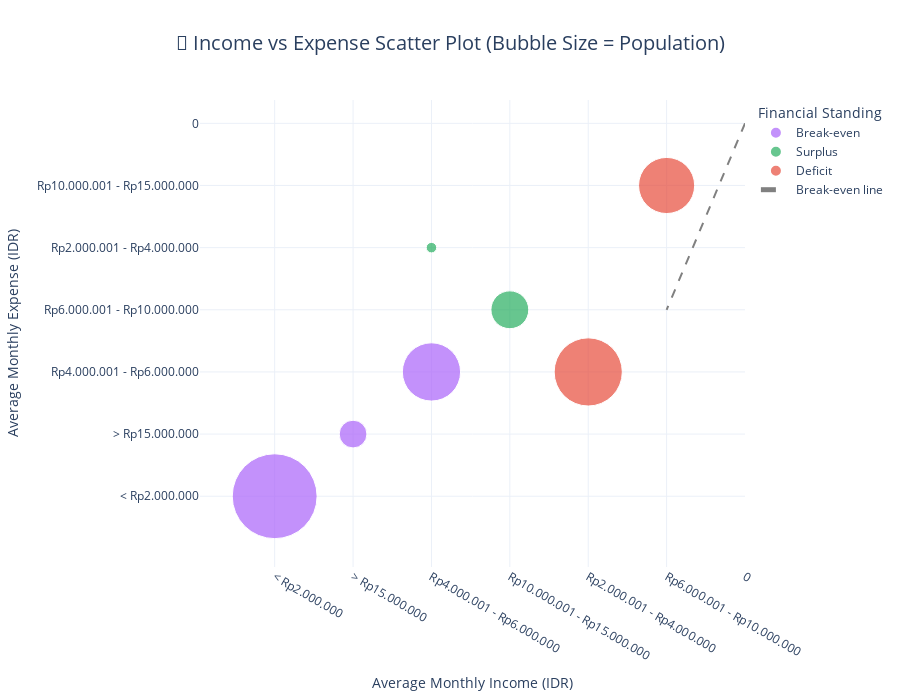

Notebook code cell kept with this figure:
### Markdown cell above
### 4.4 Bonus Alternative: Scatter Plot with Bubble Size

**Why Use This:**
- Shows actual numerical values (not just categories)
- Bubble size = count of people
- Can add financial standing as color
- Great for spotting outliers and trends

### Code cell
# Aggregate data for scatter plot
scatter_data = df.groupby(['avg_monthly_income', 'avg_monthly_expense', 'financial_standing']).size().reset_index(name='count')

# Create scatter plot
fig = px.scatter(
    scatter_data,
    x='avg_monthly_income',
    y='avg_monthly_expense',
    size='count',
    color='financial_standing',
    title='💎 Income vs Expense Scatter Plot (Bubble Size = Population)',
    labels={
        'avg_monthly_income': 'Average Monthly Income (IDR)',
        'avg_monthly_expense': 'Average Monthly Expense (IDR)',
        'count': 'Number of People'
    },
    color_discrete_map={
        'Surplus': '#27ae60',
        'Balance': '#f39c12', 
        'Deficit': '#e74c3c'
    },
    size_max=60,
    hover_data={'count': True}
)

# Add diagonal line (expense = income)
max_val = max(scatter_data['avg_monthly_income'].max(), scatter_data['avg_monthly_expense'].max())
fig.add_trace(go.Scatter(
    x=[0, max_val],
    y=[0, max_val],
    mode='lines',
    name='Break-even line',
    line=dict(dash='dash', color='gray', width=2),
    showlegend=True
))

fig.update_layout(
    title_x=0.5,
    title_font_size=20,
    height=700,
    template='plotly_white',
    legend=dict(title='Financial Standing')
)

fig.show()

print("\n✅ Scatter plot created successfully!")
print("\n💡 Interpretation:")
print("   - Points ABOVE diagonal = Spending more than earning (Deficit)")
print("   - Points ON diagonal = Balanced budget")
print("   - Points BELOW diagonal = Earning more than spending (Surplus)")
print("   - Larger bubbles = more people in that income-expense combination")

### Figure 1 — Plotly figure (JSON) as saved in the notebook; plotly's stock layout.template omitted (floating-point values rounded to 4 significant figures)
{"data": [{"customdata": [[327], [35], [154]], "hovertemplate": "financial_standing=Break-even<br>Average Monthly Income (IDR)=%{x}<br>Average Monthly Expense (IDR)=%{y}<br>Number of People=%{customdata[0]}<extra></extra>", "legendgroup": "Break-even", "marker": {"color": "#ab63fa", "size": [327, 35, 154], "sizemode": "area", "sizeref": 0.09083, "symbol": "circle"}, "mode": "markers", "name": "Break-even", "orientation": "v", "showlegend": true, "type": "scatter", "x": ["< Rp2.000.000", "> Rp15.000.000", "Rp4.000.001 - Rp6.000.000"], "xaxis": "x", "y": ["< Rp2.000.000", "> Rp15.000.000", "Rp4.000.001 - Rp6.000.000"], "yaxis": "y"}, {"customdata": [[65], [5]], "hovertemplate": "financial_standing=Surplus<br>Average Monthly Income (IDR)=%{x}<br>Average Monthly Expense (IDR)=%{y}<br>Number of People=%{customdata[0]}<extra></extra>", "legendgroup": "Surplus", "marker": {"color": "#27ae60", "size": [65, 5], "sizemode": "area", "sizeref": 0.09083, "symbol": "circle"}, "mode": "markers", "name": "Surplus", "orientation": "v", "showlegend": true, "type": "scatter", "x": ["Rp10.000.001 - Rp15.000.000", "Rp4.000.001 - Rp6.000.000"], "xaxis": "x", "y": ["Rp6.000.001 - Rp10.000.000", "Rp2.000.001 - Rp4.000.000"], "yaxis": "y"}, {"customdata": [[211], [143]], "hovertemplate": "financial_standing=Deficit<br>Average Monthly Income (IDR)=%{x}<br>Average Monthly Expense (IDR)=%{y}<br>Number of People=%{customdata[0]}<extra></extra>", "legendgroup": "Deficit", "marker": {"color": "#e74c3c", "size": [211, 143], "sizemode": "area", "sizeref": 0.09083, "symbol": "circle"}, "mode": "markers", "name": "Deficit", "orientation": "v", "showlegend": true, "type": "scatter", "x": ["Rp2.000.001 - Rp4.000.000", "Rp6.000.001 - Rp10.000.000"], "xaxis": "x", "y": ["Rp4.000.001 - Rp6.000.000", "Rp10.000.001 - Rp15.000.000"], "yaxis": "y"}, {"line": {"color": "gray", "dash": "dash", "width": 2}, "mode": "lines", "name": "Break-even line", "showlegend": true, "type": "scatter", "x": [0, "Rp6.000.001 - Rp10.000.000"], "y": [0, "Rp6.000.001 - Rp10.000.000"]}], "layout": {"height": 700, "legend": {"itemsizing": "constant", "title": {"text": "Financial Standing"}, "tracegroupgap": 0}, "title": {"font": {"size": 20}, "text": "💎 Income vs Expense Scatter Plot (Bubble Size = Population)", "x": 0.5}, "xaxis": {"anchor": "y", "domain": [0, 1], "title": {"text": "Average Monthly Income (IDR)"}}, "yaxis": {"anchor": "x", "domain": [0, 1], "title": {"text": "Average Monthly Expense (IDR)"}}}}
